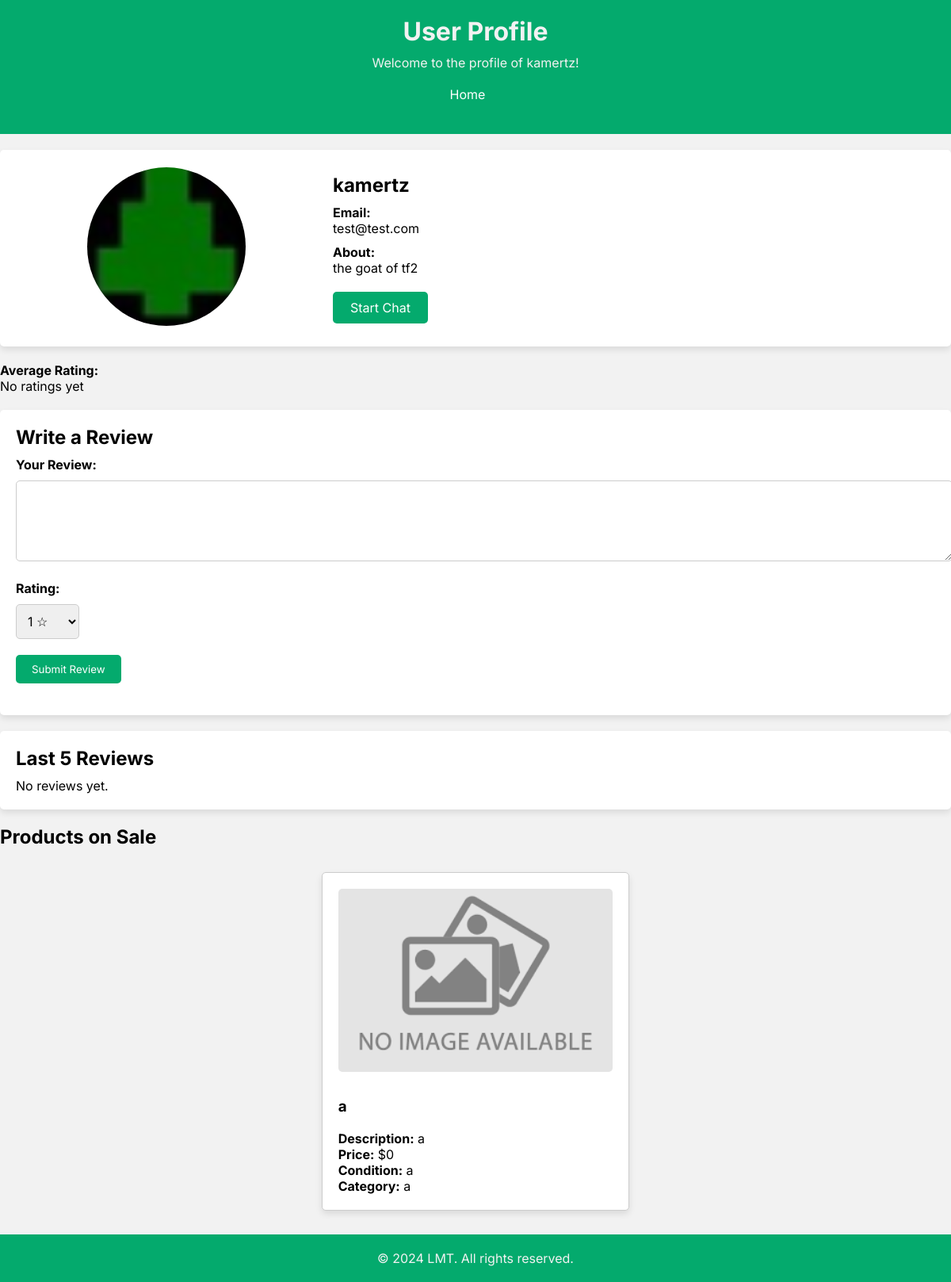
The app's page /pages/profile/public_profile.php?id=8, older data.
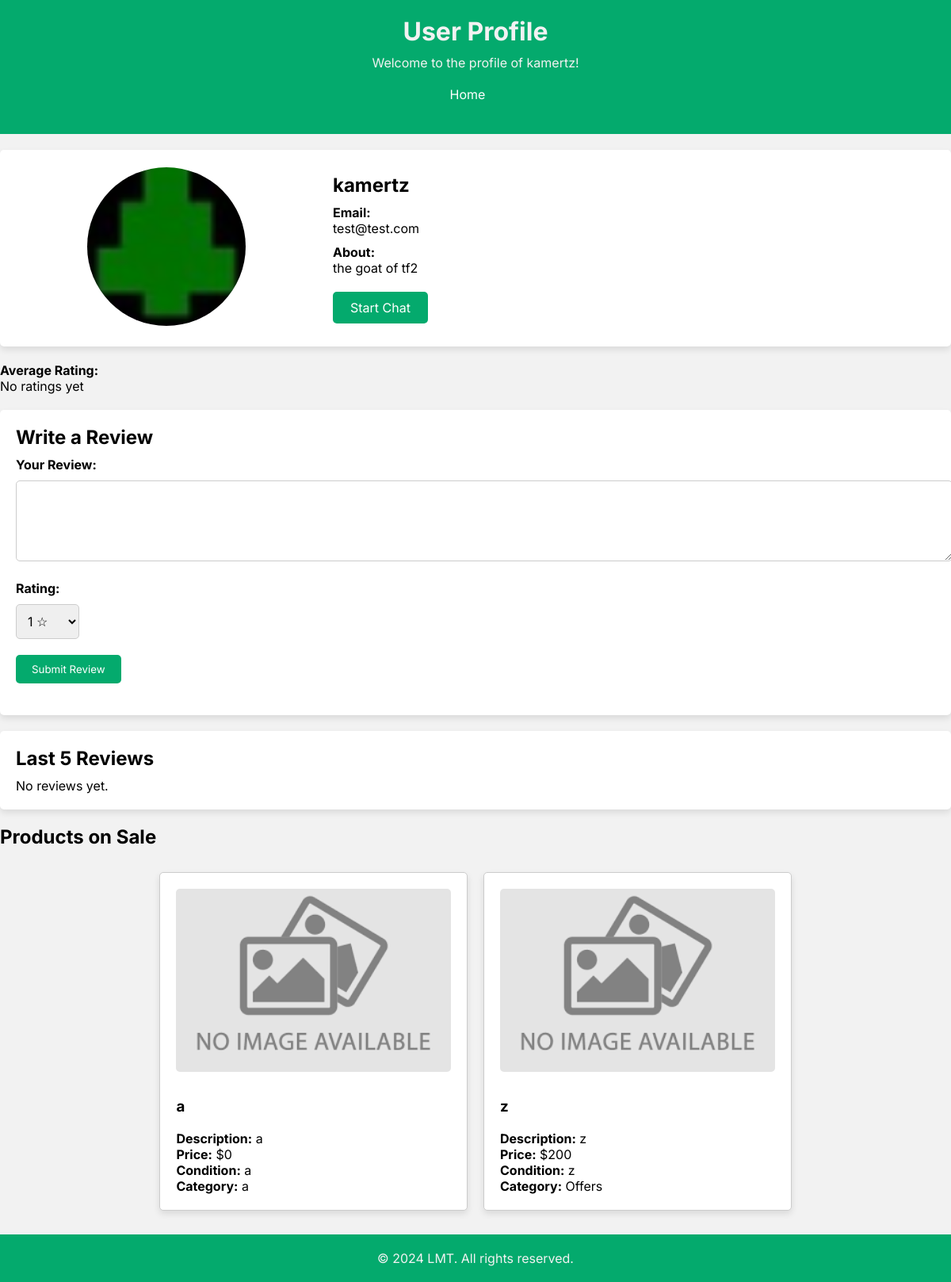
The same page, newer data.
### tables this page shows
CREATE TABLE users (
    id INTEGER PRIMARY KEY AUTOINCREMENT,
    username VARCHAR(100) NOT NULL,
    email VARCHAR(255) NOT NULL,
    password VARCHAR NOT NULL,
    permissions VARCHAR(50) NOT NULL DEFAULT 'user',
    created_at TIMESTAMP DEFAULT CURRENT_TIMESTAMP,
    small_description VARCHAR(255),
    country Varchar(50),
    city VARCHAR(50) ,
    phone_number VARCHAR(13) UNIQUE,
    image VARCHAR DEFAULT '../../../assets/Default_pfp.svg.png'
);

CREATE TABLE products(
    id INTEGER PRIMARY KEY AUTOINCREMENT,
    title VARCHAR(255) NOT NULL,
    description TEXT NOT NULL,
    price DECIMAL(10, 2) NOT NULL,
    condition VARCHAR(50),
    category VARCHAR(100),
    seller_id INT NOT NULL,
    quantity INTEGER DEFAULT 1,
    created_at TIMESTAMP DEFAULT CURRENT_TIMESTAMP,
    updated_at TIMESTAMP DEFAULT CURRENT_TIMESTAMP
);

CREATE TABLE images(
    id INTEGER PRIMARY KEY AUTOINCREMENT,
    title VARCHAR(50) REFERENCES products(title),
    img_url VARCHAR DEFAULT '../../assets/images.png',--remover isto da db
    carousel_img VARCHAR DEFAULT '../../assets/images.png',
    product_id INTEGER,
    FOREIGN KEY (product_id) REFERENCES products(id)
);

### pages/profile/public_profile.php (called while the page is built, shortened)
<?php
require_once '../../database/read_tables.php';
require_once '../../common/dashboard_footer.php';
require_once '../../templates/public_profile_page.php';
require_once '../../utils/getters.php';
$db = getDatabaseConnection();
if (isset($_GET['id'])) {
    $user_id = $_GET['id'];
} else {
    exit("User ID parameter is missing.");
}
$row = getUserByUserId($db, $user_id);
$averageRatingQuery = fetchData($db, 'SELECT AVG(rating) AS average_rating FROM reviews WHERE receiver_id = :receiver_id', [':receiver_id' => $row['id']]);
$averageRating = $averageRatingQuery ? $averageRatingQuery['average_rating'] : null;
$username = $row['username'];
$products = getProductsBySellerId($db, $row['id']);
drawUserProfile($username, $row, $products, $db, $averageRating);
?>

### utils/getters.php (called while the page is built, shortened)
<?php
function getUserByUserId($db, $id)
{
    $query = "SELECT * FROM users WHERE id = :id";
    $stmt = $db->prepare($query);
    $stmt->bindParam(":id", $id);
    $stmt->execute();
    $row = $stmt->fetch(PDO::FETCH_ASSOC);
    return $row;
}
function getProductsBySellerId($db, $sellerId)
{
    $product_query = "SELECT * FROM products WHERE seller_id = :seller_id";
    $product_stmt = $db->prepare($product_query);
    $product_stmt->bindParam(":seller_id", $sellerId);
    $product_stmt->execute();
    $products = $product_stmt->fetchAll(PDO::FETCH_ASSOC);
    return $products;
}
function fetchData($db, $query, $params = [])
{
    $stmt = $db->prepare($query);
    $stmt->execute($params);
    return $stmt->fetch(PDO::FETCH_ASSOC);
}
?>

### templates/public_profile_page.php (the view, shortened to what this page needs)
<?php
function drawHeader($username)
{
    ?>
    <header>
        <h1>User Profile</h1>
        <p>Welcome to the profile of <?php echo htmlspecialchars($username); ?>!</p>
        <nav>
        <ul>
            <li><a href="../main_page/index.php">Home</a></li>
        </ul>
    </nav>
    </header>
    <?php
}
function drawProfileSection($row, $averageRating)
{
    ?>
    <section class="profile">
        <section class="profile-image-container">
            <img src="<?php echo htmlspecialchars($row['image']); ?>" alt="Profile Picture">
        </section>
        <section class="profile-details">
            <h2><?php echo htmlspecialchars($row['username']); ?></h2>
            <section class="profile-info">
                <label>Email:</label>
                <p><?php echo htmlspecialchars($row['email']); ?></p>
            </section>
            <?php if (!empty(trim($row['small_description']))): ?>
                <section class="profile-info">
                    <label>About:</label>
                    <p><?php echo htmlspecialchars($row['small_description']); ?></p>
                </section>
            <?php endif; ?>
            <button class="chat-button" onclick="startChat('<?php echo htmlspecialchars($row['id']); ?>')">Start Chat</button>
        </section>
    </section>
    <section class="profile-info">
        <label>Average Rating:</label>
        <p><?php echo $averageRating !== null ? htmlspecialchars(number_format($averageRating, 2)) . ' &star;' : 'No ratings yet'; ?>
        </p>
    </section>
    <?php
}
function drawTopReviewsSection($reviews, $db)
{
    ?>
    <section class="top-reviews">
        <h2>Last 5 Reviews</h2>
        <?php if (empty($reviews)) { ?>
            <p>No reviews yet.</p>
        <?php } ?>
    </section>
    <?php
}
function drawProductsSection($products, $db)
{
    ?>
    <section>
        <h2>Products on Sale</h2>
        <section class="products-container">
            <?php foreach ($products as $product):
                $product_id = $product['id'];
                $productImage = fetchData($db, 'SELECT carousel_img FROM images WHERE product_id = :product_id LIMIT 1', [':product_id' => $product_id]);
                ?>
                <section class="product-card">
                    <img src="<?php echo htmlspecialchars($productImage['carousel_img']); ?>" alt="Product Image">
                    <h3><?php echo htmlspecialchars($product['title']); ?></h3>
                    <p><strong>Description:</strong> <?php echo htmlspecialchars($product['description']); ?></p>
                    <p><strong>Price:</strong> $<?php echo htmlspecialchars($product['price']); ?></p>
                    <p><strong>Condition:</strong> <?php echo htmlspecialchars($product['condition']); ?></p>
                    <p><strong>Category:</strong> <?php echo htmlspecialchars($product['category']); ?></p>
                </section>
            <?php endforeach; ?>
        </section>
    </section>
    <?php
}
function drawReviewSection($id)
{
    ?>
    <section class="user-review">
        <h2>Write a Review</h2>
        <form action="../../actions/submit_review.php" method="post">
            <section class="form-group">
                <label for="review">Your Review:</label>
                <textarea id="review" name="review" rows="4" class="input"></textarea>
            </section>
            <section class="form-group" style="width:80px;">
                <label for="rating">Rating:</label>
                <select id="rating" name="rating" class="styled-select">
                    <option value="1">1 &star;</option>
                </select>
            </section>
            <section class="form-group">
                <button type="submit" class="button">Submit Review</button>
            </section>
        </form>
    </section>
    <?php
}
function drawUserProfile($username, $row, $products, $db, $averageRating)
{
    ?>
    <!DOCTYPE html>
    <html lang="en">
    <head>
        <link rel="stylesheet" href="../../../css/dashboard.css">
        <link rel="stylesheet" href="../../../css/container.css">
        <link rel="stylesheet" href="../../../css/profile_image.css">
    </head>
    <body>
        <?php drawHeader($username); ?>
        <main>
            <?php
            drawProfileSection($row, $averageRating);
            drawReviewSection($row['id']);
            drawTopReviewsSection(fetchDataAll($db, "SELECT * FROM reviews WHERE receiver_id = :receiver_id ORDER BY id DESC LIMIT 5", [':receiver_id' => $row['id']]), $db);
            drawProductsSection($products, $db);
            ?>
        </main>
        <?php draw_footer(); ?>
    </body>
    </html>
    <?php
}
?>

### common/dashboard_footer.php
<?php
    function draw_footer(){
?>
    <footer>
            <p>© <?php echo date("Y"); ?> LMT. All rights reserved.</p>
    </footer>
<?php
}
?>

### css/dashboard.css (style rules this page uses)
* { font-family: "Inter", sans-serif; }
body, h1, h2, p, ul, li { margin: 0; padding: 0; }
body { background-color: #f2f2f2; }
header, nav, footer { background-color: #04aa6d; color: #f2f2f2; padding: 20px; text-align: center; }
header h1 { margin-bottom: 10px; }
nav ul { list-style-type: none; }
nav ul li { display: inline; margin-right: 20px; }
nav ul li a { color: #fff; text-decoration: none; }
.profile-details { flex: 2; display: flex; flex-direction: column; justify-content: center; }
.profile-details h2 { margin-bottom: 10px; }
.profile-info { margin-bottom: 10px; }
.profile-info label { font-weight: bold; margin-right: 10px; }
.top-reviews { background-color: #fff; margin: 20px auto; padding: 20px; box-shadow: 0 4px 8px rgba(0, 0, 0, 0.1); border-radius: 5px; }
.top-reviews h2 { margin-bottom: 10px; }
.products-container { display: flex; flex-wrap: wrap; justify-content: center; padding: 20px; }
.product-card { border: 1px solid #ccc; border-radius: 5px; padding: 20px; margin: 10px; width: calc(33.33% - 40px); background-color: #fff; box-shadow: 0 4px 8px rgba(0, 0, 0, 0.1); }
.product-card img { width: 100%; border-radius: 5px; margin-bottom: 10px; }
.user-review { background-color: #fff; margin: 20px auto; padding: 20px; box-shadow: 0 4px 8px rgba(0, 0, 0, 0.1); border-radius: 5px; }
.user-review h2 { margin-bottom: 10px; }
.user-review .form-group { margin-bottom: 20px; }
.user-review label { font-weight: bold; display: block; margin-bottom: 5px; }
.user-review .input, .user-review .styled-select { width: 100%; padding: 10px; border: 1px solid #ccc; border-radius: 5px; font-size: 16px; margin-top: 5px; }
.user-review .button { background-color: #04aa6d; color: #fff; border: none; padding: 10px 20px; border-radius: 5px; cursor: pointer; transition: background-color 0.3s; }
.chat-button { display: inline-block; padding: 10px 15px; font-size: 16px; color: white; background-color: #04aa6d; border: none; border-radius: 5px; cursor: pointer; transition: background-color 0.3s ease; margin-top: 10px; width:120px }
footer { padding: 20px; text-align: center; position: relative; bottom: 0; }

### css/profile_image.css (style rules this page uses)
.profile { display: flex; flex-wrap: wrap; justify-content: center; padding: 20px; background-color: #fff; margin: 20px auto; box-shadow: 0 4px 8px rgba(0, 0, 0, 0.1); border-radius: 5px; }
.profile-image-container { flex: 1; text-align: center; margin-right: 20px; }
.profile-image-container img { width: 200px; height: 200px; object-fit: cover; border-radius: 50%; border: 2px solid #fff; }

Row changes from the older to the newer data that the page shows:
added products: images.carousel_img (picture), title "z", description "z", price "200", condition "z", category "Offers"
